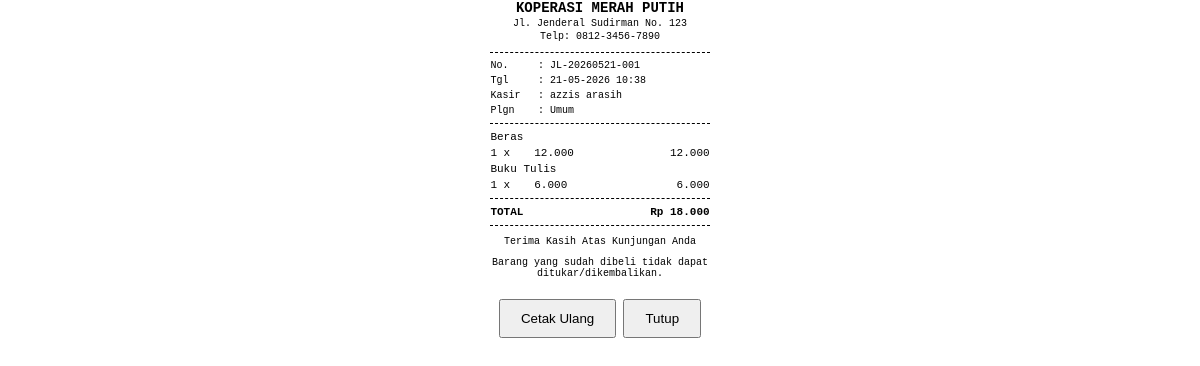
Page /kasir_struk.php?id=4 (signed in) on the committed database.
### tables this page shows
CREATE TABLE `penjualan` (
  `id_penjualan` int(11) NOT NULL AUTO_INCREMENT,
  `kode_penjualan` varchar(50) DEFAULT NULL,
  `id_anggota` int(11) DEFAULT NULL,
  `id_user` int(11) DEFAULT NULL,
  `tanggal` date DEFAULT NULL,
  `total` decimal(15,2) DEFAULT NULL CHECK (`total` >= 0),
  `created_at` timestamp NOT NULL DEFAULT current_timestamp(),
  PRIMARY KEY (`id_penjualan`),
  UNIQUE KEY `kode_penjualan` (`kode_penjualan`),
  KEY `id_user` (`id_user`),
  KEY `idx_tanggal_penjualan` (`tanggal`),
  KEY `fk_penjualan_anggota` (`id_anggota`),
  CONSTRAINT `fk_penjualan_anggota` FOREIGN KEY (`id_anggota`) REFERENCES `anggota` (`id_anggota`) ON DELETE SET NULL ON UPDATE CASCADE,
  CONSTRAINT `penjualan_ibfk_1` FOREIGN KEY (`id_user`) REFERENCES `users` (`id_user`) ON DELETE SET NULL ON UPDATE CASCADE
);

CREATE TABLE `users` (
  `id_user` int(11) NOT NULL AUTO_INCREMENT,
  `id_role` int(11) DEFAULT NULL,
  `nama` varchar(100) NOT NULL,
  `username` varchar(50) NOT NULL,
  `password` varchar(255) NOT NULL,
  `status` enum('aktif','nonaktif') DEFAULT 'aktif',
  `created_at` timestamp NOT NULL DEFAULT current_timestamp(),
  `updated_at` timestamp NOT NULL DEFAULT current_timestamp() ON UPDATE current_timestamp(),
  `deleted_at` timestamp NULL DEFAULT NULL,
  PRIMARY KEY (`id_user`),
  UNIQUE KEY `username` (`username`),
  KEY `id_role` (`id_role`),
  CONSTRAINT `users_ibfk_1` FOREIGN KEY (`id_role`) REFERENCES `roles` (`id_role`) ON DELETE SET NULL ON UPDATE CASCADE
);

CREATE TABLE `detail_penjualan` (
  `id_detail_penjualan` int(11) NOT NULL AUTO_INCREMENT,
  `id_penjualan` int(11) DEFAULT NULL,
  `id_barang` int(11) DEFAULT NULL,
  `qty` int(11) DEFAULT NULL CHECK (`qty` > 0),
  `harga` decimal(15,2) DEFAULT NULL CHECK (`harga` >= 0),
  `subtotal` decimal(15,2) DEFAULT NULL CHECK (`subtotal` >= 0),
  PRIMARY KEY (`id_detail_penjualan`),
  KEY `id_penjualan` (`id_penjualan`),
  KEY `id_barang` (`id_barang`),
  CONSTRAINT `detail_penjualan_ibfk_1` FOREIGN KEY (`id_penjualan`) REFERENCES `penjualan` (`id_penjualan`) ON DELETE CASCADE ON UPDATE CASCADE,
  CONSTRAINT `detail_penjualan_ibfk_2` FOREIGN KEY (`id_barang`) REFERENCES `barang` (`id_barang`) ON UPDATE CASCADE
);

CREATE TABLE `barang` (
  `id_barang` int(11) NOT NULL AUTO_INCREMENT,
  `kode_barang` varchar(50) DEFAULT NULL,
  `nama_barang` varchar(100) DEFAULT NULL,
  `id_kategori` int(11) DEFAULT NULL,
  `harga_beli` decimal(15,2) DEFAULT NULL CHECK (`harga_beli` >= 0),
  `harga_jual` decimal(15,2) DEFAULT NULL CHECK (`harga_jual` >= 0),
  `stok` int(11) DEFAULT 0 CHECK (`stok` >= 0),
  `created_at` timestamp NOT NULL DEFAULT current_timestamp(),
  PRIMARY KEY (`id_barang`),
  UNIQUE KEY `kode_barang` (`kode_barang`),
  KEY `id_kategori` (`id_kategori`),
  KEY `idx_barang_nama` (`nama_barang`),
  CONSTRAINT `barang_ibfk_1` FOREIGN KEY (`id_kategori`) REFERENCES `kategori_barang` (`id_kategori`) ON DELETE SET NULL ON UPDATE CASCADE
);

### kasir_struk.php (the view, shortened to what this page needs)
<?php
require_once 'config/database.php';
$id_penjualan = intval($_GET['id']);
$q_penjualan = $conn->query("
    SELECT p.*, u.nama as kasir, a.nama_anggota, a.no_anggota
    FROM penjualan p
    LEFT JOIN users u ON p.id_user = u.id_user
    LEFT JOIN anggota a ON p.id_anggota = a.id_anggota
    WHERE id_penjualan = $id_penjualan
");
$penjualan = $q_penjualan->fetch_assoc();
$q_detail = $conn->query("
    SELECT d.*, b.nama_barang
    FROM detail_penjualan d
    LEFT JOIN barang b ON d.id_barang = b.id_barang
    WHERE d.id_penjualan = $id_penjualan
");
?>
<!DOCTYPE html>
<html lang="id">
<head>
</head>
<body onload="window.print()">
    <div class="header">
        <h3>KOPERASI MERAH PUTIH</h3>
        <p>Jl. Jenderal Sudirman No. 123</p>
        <p>Telp: 0812-3456-7890</p>
    </div>
    <div class="divider"></div>
    <table class="info">
        <tr><td>No.</td><td>: <?php echo $penjualan['kode_penjualan']; ?></td></tr>
        <tr><td>Tgl</td><td>: <?php echo date('d-m-Y H:i', strtotime($penjualan['created_at'])); ?></td></tr>
        <tr><td>Kasir</td><td>: <?php echo htmlspecialchars($penjualan['kasir']); ?></td></tr>
        <?php if(!empty($penjualan['id_anggota'])): ?>
        <tr><td>Plgn</td><td>: <?php echo htmlspecialchars($penjualan['nama_anggota']); ?> (<?php echo htmlspecialchars($penjualan['no_anggota']); ?>)</td></tr>
        <?php else: ?>
        <tr><td>Plgn</td><td>: Umum</td></tr>
        <?php endif; ?>
    </table>
    <div class="divider"></div>
    <table>
        <?php while($row = $q_detail->fetch_assoc()): ?>
        <tr>
            <td colspan="3"><?php echo htmlspecialchars($row['nama_barang']); ?></td>
        </tr>
        <tr>
            <td><?php echo $row['qty']; ?> x</td>
            <td><?php echo number_format($row['harga'], 0, ',', '.'); ?></td>
            <td class="text-right"><?php echo number_format($row['subtotal'], 0, ',', '.'); ?></td>
        </tr>
        <?php endwhile; ?>
    </table>
    <div class="divider"></div>
    <table>
        <tr>
            <td class="fw-bold">TOTAL</td>
            <td class="text-right fw-bold">Rp <?php echo number_format($penjualan['total'], 0, ',', '.'); ?></td>
        </tr>
    </table>
    <div class="divider"></div>
    <div class="footer">
        <p>Terima Kasih Atas Kunjungan Anda</p>
        <p>Barang yang sudah dibeli tidak dapat ditukar/dikembalikan.</p>
    </div>
    <div class="no-print" style="margin-top:20px; text-align:center;">
        <button onclick="window.print()" style="padding:10px 20px;">Cetak Ulang</button>
        <button onclick="window.close()" style="padding:10px 20px;">Tutup</button>
    </div>
</body>
</html>

### kasir_struk.php (style rules this page uses)
body { font-family: 'Courier New', Courier, monospace; font-size: 12px; width: 58mm; margin: 0 auto; color: #000; }
.header { text-align: center; margin-bottom: 10px; }
.header h3 { margin: 0; font-size: 14px; font-weight: bold; }
.header p { margin: 2px 0; font-size: 10px; }
.divider { border-bottom: 1px dashed #000; margin: 5px 0; }
.info { font-size: 10px; margin-bottom: 5px; }
table { width: 100%; border-collapse: collapse; font-size: 11px; }
th, td { padding: 2px 0; }
.text-right { text-align: right; }
.fw-bold { font-weight: bold; }
.footer { text-align: center; font-size: 10px; margin-top: 10px; }

### rows in the picture
penjualan: kode_penjualan "JL-20260521-001", created_at "21-05-2026 10:38", id_user.nama "azzis arasih", total "18.000"
detail_penjualan: id_barang.nama_barang "Beras", qty "1", harga "12.000", subtotal "12.000"
detail_penjualan: id_barang.nama_barang "Buku Tulis", qty "1", harga "6.000", subtotal "6.000"
